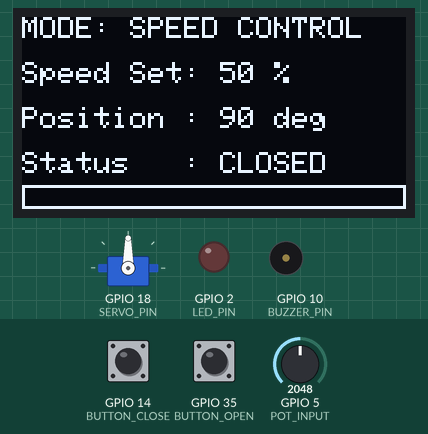
Recording of a sketch running on a simulated ESP32-S3. Shown: 128×64 one-colour display, servo, output pins drawn as LEDs (lit = HIGH), buzzer (waves = sounding, pin HIGH). The inputs (shaded band) are chosen by the test bench; at power-on: GPIO 35 (BUTTON_OPEN) HIGH, GPIO 14 (BUTTON_CLOSE) HIGH, GPIO 5 (POT_INPUT) = 2048. What the sketch prints to the serial monitor is not drawn.

Above: at 1.2 s.
1.3 s: GPIO 35 (BUTTON_OPEN) pulled LOW for 0.15 s
At 3.8 s:
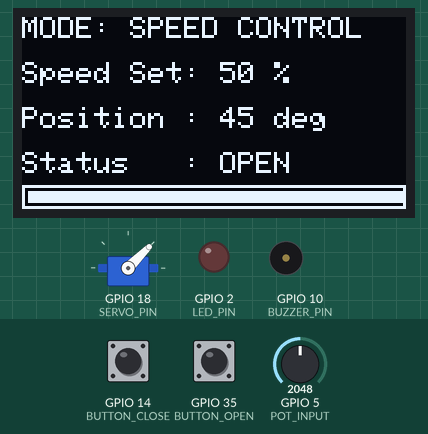
4.3 s: GPIO 14 (BUTTON_CLOSE) pulled LOW for 0.15 s
At 4.8 s:
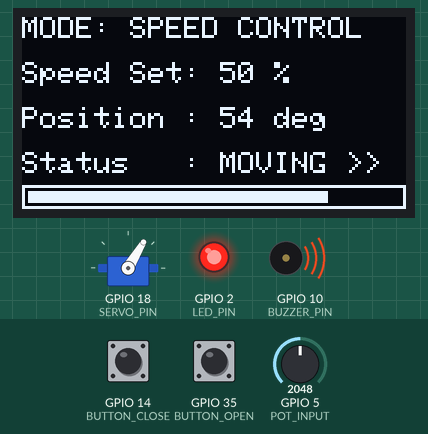
7.4 s: GPIO 5 (POT_INPUT) set to 2866
At 8.6 s:
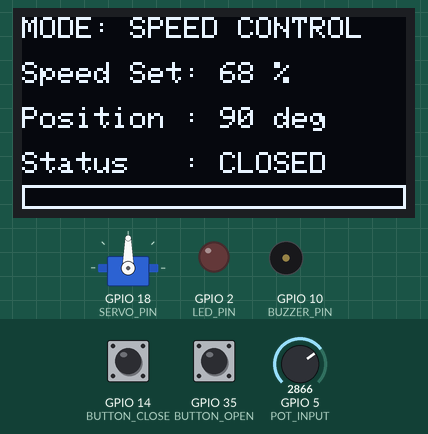
8.9 s: GPIO 35 (BUTTON_OPEN) pulled LOW for 1 s
At 10.5 s:
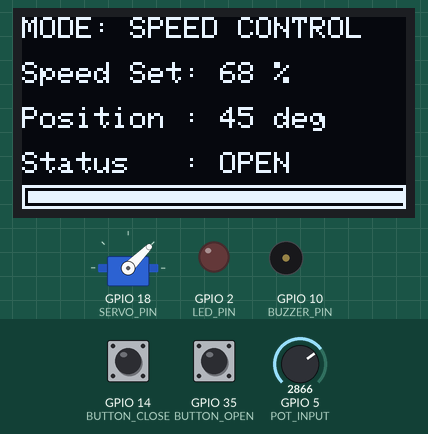
11.4 s: GPIO 14 (BUTTON_CLOSE) pulled LOW for 1 s
At 11.91 s:
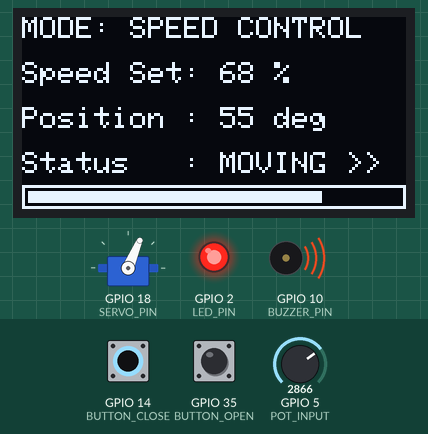
13.9 s: GPIO 5 (POT_INPUT) set to 3603
At 15.3 s:
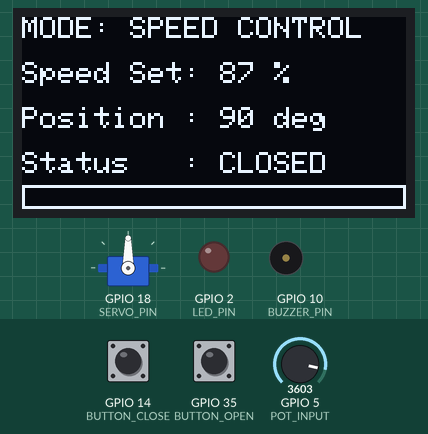
Timing chart, 0 to 16.4 s (numbered marks = the images above; inputs shaded):
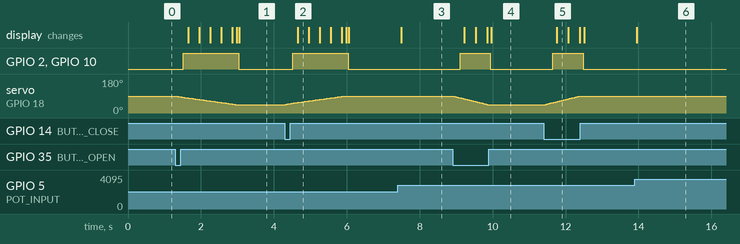

The sketch:

sketch.ino
```cpp
#include <Arduino.h>
#include <Wire.h>
#include <Adafruit_GFX.h>
#include <Adafruit_SSD1306.h>
#include <ESP32Servo.h>

// =================== PIN DEFINITIONS (AMAN UNTUK ESP32-S3) ====================
#define LED_PIN        2
#define BUZZER_PIN     10
#define BUTTON_OPEN    35
#define BUTTON_CLOSE   14
#define POT_INPUT      5
#define OLED_SDA       38
#define OLED_SCL       39
#define SERVO_PIN      18

// =================== HARDWARE OBJECTS ====================
Adafruit_SSD1306 screen(128, 64, &Wire, -1);
Servo myservo;

// =================== RTOS DATA STRUCTURES ====================

// 1. Pesan Perintah (Core 0 -> Core 1)
struct CommandMsg {
  int targetAngle;
  int velocity; // Delay (ms) -> Diatur oleh Potensio
};

// 2. Status Sistem (Core 1 -> Core 0)
struct SystemState {
  int currentRealAngle;
  bool isMoving;
};

// Variabel Global (Mulai di 90 derajat / TERTUTUP)
SystemState globalState = {90, false};

// =================== RTOS HANDLES ====================
QueueHandle_t commandQueue;
SemaphoreHandle_t stateMutex;

// =================== TASK CORE 1: ACTUATOR (MOTOR) ====================
void taskActuator(void *pv) {
  myservo.attach(SERVO_PIN);
  CommandMsg cmd;

  // Inisialisasi posisi awal 90 derajat (Tertutup)
  int currentPos = 90;
  myservo.write(currentPos);

  while (1) {
    // 1. Tunggu perintah dari Queue
    if (xQueueReceive(commandQueue, &cmd, portMAX_DELAY) == pdTRUE) {

      Serial.printf("[CORE 1] Target: %d | Speed Delay: %d ms\n", cmd.targetAngle, cmd.velocity);

      int step = (cmd.targetAngle > currentPos) ? 1 : -1;

      // [START] Set Status MOVING = TRUE
      if (xSemaphoreTake(stateMutex, (TickType_t)10) == pdTRUE) {
        globalState.isMoving = true;
        xSemaphoreGive(stateMutex);
      }

      // Loop Gerakan
      while (currentPos != cmd.targetAngle) {
        currentPos += step;
        myservo.write(currentPos);

        // Update Posisi Real-time
        if (xSemaphoreTake(stateMutex, (TickType_t)5) == pdTRUE) {
          globalState.currentRealAngle = currentPos;
          xSemaphoreGive(stateMutex);
        }

        // DELAY DINAMIS (Kecepatan)
        vTaskDelay(cmd.velocity / portTICK_PERIOD_MS);
      }

      // [STOP] Set Status MOVING = FALSE (Selesai)
      if (xSemaphoreTake(stateMutex, (TickType_t)10) == pdTRUE) {
        globalState.isMoving = false;
        globalState.currentRealAngle = currentPos;
        xSemaphoreGive(stateMutex);
      }

      Serial.println("[CORE 1] Movement Done.");
    }
  }
}

// =================== TASK CORE 0: UI & INPUT ====================
void taskControllerUI(void *pv) {
  pinMode(BUTTON_OPEN, INPUT_PULLUP);
  pinMode(BUTTON_CLOSE, INPUT_PULLUP);
  pinMode(POT_INPUT, INPUT);
  pinMode(LED_PIN, OUTPUT);
  pinMode(BUZZER_PIN, OUTPUT);

  // Init OLED
  Wire.begin(OLED_SDA, OLED_SCL);
  if(!screen.begin(SSD1306_SWITCHCAPVCC, 0x3C)) {
    Serial.println("OLED Failed");
    vTaskDelete(NULL);
  }

  CommandMsg newCmd;
  SystemState localStateCopy;

  int lastSentAngle = -1;
  int currentSpeedDelay = 15; // Default Speed

  while (1) {
    bool triggerSend = false;
    int targetAngle = -1;

    // --- 1. LOGIKA POTENSIOMETER (Mengatur KECEPATAN) ---
    int potRaw = analogRead(POT_INPUT);
    // Pot 0 -> Lambat (60ms), Pot Max -> Cepat (2ms)
    currentSpeedDelay = map(potRaw, 0, 4095, 60, 2);

    // --- 2. LOGIKA TOMBOL (90 Tertutup, 45 Terbuka) ---
    if (digitalRead(BUTTON_OPEN) == LOW) {
      targetAngle = 45; // UBAH DISINI: Terbuka = 45
      triggerSend = true;
    }
    else if (digitalRead(BUTTON_CLOSE) == LOW) {
      targetAngle = 90; // UBAH DISINI: Tertutup = 90
      triggerSend = true;
    }

    // --- 3. KIRIM QUEUE ---
    if (triggerSend) {
      newCmd.targetAngle = targetAngle;
      newCmd.velocity = currentSpeedDelay;

      if (xQueueSend(commandQueue, &newCmd, 0) == pdTRUE) {
        lastSentAngle = targetAngle;
        vTaskDelay(200 / portTICK_PERIOD_MS); // Debounce tombol
      }
    }

    // --- 4. BACA STATUS MUTEX (Update Data Lokal) ---
    bool stateValid = false;
    if (xSemaphoreTake(stateMutex, (TickType_t)10) == pdTRUE) {
      localStateCopy = globalState;
      xSemaphoreGive(stateMutex);
      stateValid = true;
    }

    // --- 5. INDIKATOR LED & BUZZER (Berbasis Status Moving) ---
    if (stateValid) {
      if (localStateCopy.isMoving) {
        digitalWrite(LED_PIN, HIGH);
        digitalWrite(BUZZER_PIN, HIGH);
      } else {
        digitalWrite(LED_PIN, LOW);
        digitalWrite(BUZZER_PIN, LOW);
      }
    }

    // --- 6. UPDATE OLED ---
    if (stateValid) {
      screen.clearDisplay();
      screen.setTextColor(SSD1306_WHITE);
      screen.setTextSize(1);

      screen.setCursor(0, 0);
      screen.println("MODE: SPEED CONTROL");

      int speedPercent = map(currentSpeedDelay, 60, 2, 0, 100);
      screen.setCursor(0, 15);
      screen.printf("Speed Set: %d %%", speedPercent);

      screen.setCursor(0, 30);
      screen.printf("Position : %d deg", localStateCopy.currentRealAngle);

      screen.setCursor(0, 45);
      if (localStateCopy.isMoving) {
        screen.println("Status   : MOVING >>");
      } else {
        // UBAH DISINI: Cek Status Terbalik (90=Tutup, 45=Buka)
        if (localStateCopy.currentRealAngle >= 88) screen.println("Status   : CLOSED");
        else if (localStateCopy.currentRealAngle <= 47) screen.println("Status   : OPEN");
        else screen.println("Status   : IDLE");
      }

      // Visual Bar (Mapping Terbalik: 90->0 pixel, 45->126 pixel)
      screen.drawRect(0, 56, 128, 8, SSD1306_WHITE);
      int w = map(localStateCopy.currentRealAngle, 90, 45, 0, 126);

      // Pastikan w tidak negatif atau melebihi batas (Constraint)
      if (w < 0) w = 0;
      if (w > 126) w = 126;

      screen.fillRect(2, 58, w, 4, SSD1306_WHITE);

      screen.display();
    }

    vTaskDelay(50 / portTICK_PERIOD_MS);
  }
}

// =================== SETUP ====================
void setup() {
  Serial.begin(115200);

  // RTOS Init
  commandQueue = xQueueCreate(10, sizeof(CommandMsg));
  stateMutex = xSemaphoreCreateMutex();

  if (commandQueue == NULL || stateMutex == NULL) {
    while(1);
  }

  // Tasks
  xTaskCreatePinnedToCore(taskControllerUI, "UI", 4096, NULL, 1, NULL, 0);
  xTaskCreatePinnedToCore(taskActuator, "MOTOR", 4096, NULL, 2, NULL, 1);
}

void loop() {
  vTaskDelete(NULL);
}
```

Measured:
- after the input at 1.3 s, GPIO 2 (LED_PIN), GPIO 10 (BUZZER_PIN): LOW → HIGH after 0.22 s, → LOW 1.5 s later; servo on GPIO 18 (SERVO_PIN): moves from 90° to 45° over 1.6 s, starting at once; the display: first changes after 0.35 s (image 1 shows a later state)
- after the input at 4.3 s, GPIO 2 (LED_PIN), GPIO 10 (BUZZER_PIN): LOW → HIGH after 0.22 s, → LOW 1.5 s later; servo on GPIO 18 (SERVO_PIN): moves from 45° to 90° over 1.6 s, starting at once; the display: changes after 0.35 s (image 2)
- after the input at 7.4 s, the display: changes after 0.10 s (image 3)
- after the input at 8.9 s, GPIO 2 (LED_PIN), GPIO 10 (BUZZER_PIN): LOW → HIGH after 0.21 s, → LOW 0.83 s later; servo on GPIO 18 (SERVO_PIN): moves from 90° to 45° over 0.93 s, starting at once; the display: first changes after 0.32 s (image 4 shows a later state)
- after the input at 11.4 s, GPIO 2 (LED_PIN), GPIO 10 (BUZZER_PIN): LOW → HIGH after 0.25 s, → LOW 0.83 s later; servo on GPIO 18 (SERVO_PIN): moves from 45° to 90° over 0.93 s, starting after 0.06 s; the display: changes after 0.36 s (image 5)
- after the input at 13.9 s, the display: changes after 0.05 s (image 6)
